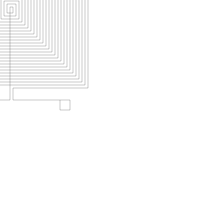

Recreate this plot in Python.
import drawsvg as draw
from numpy import array

class CoilMaker:

    def GenerateCoil(name):
        d = draw.Drawing(200, 200, origin='center', display = False)
        p = draw.Path(stroke_width = 0.202, stroke = 'black', fill_opacity = "0")
        coil_circuit = CoilMaker()
        coil_circuit.makeCoil(p)
        d.append(p)
        d.save_svg(name + ".svg")

    def makeCoil(self, path):
        '''
        scale limit : 9cm * 9cm (360 * 360)
        '''
        path.M(-110, 0)
        path.L(-110, 10)
        path.L(-120, 10)
        path.L(-120, 0)
        path.L(-90, 0)
        self.stitchCoil(path, 25, [-90, -90], [6, 6], [3, 3], 2)
        path.L(-87, 0)
        path.L(-30, 0)
        path.L(-30, 10)
        path.L(-40, 10)
        path.L(-40, 00)


    def stitchCoil(self, path, n_turns, centers, din, spacing, direction):
        '''
        direction: 1 for left, 2 for up, 3 for right, 4 for down
        '''
        next_top_left_corner = array([centers[0] - din[0]/2, centers[1] - din[1]/2])
        next_bot_right_corner = array([centers[0] + din[0]/2, centers[1] + din[1]/2])
        path.L(centers[0], centers[1])

        if direction == 1:
            path.L(next_top_left_corner[0], centers[1])
            for turn in range(0, n_turns + 1):
                path.L(next_top_left_corner[0], next_top_left_corner[1])
                path.L(next_bot_right_corner[0], next_top_left_corner[1])
                if turn == n_turns:
                    path.L(next_bot_right_corner[0], centers[1] - spacing[1])
                else:
                    path.L(next_bot_right_corner[0], next_bot_right_corner[1])
                    path.L(next_top_left_corner[0] - spacing[0], next_bot_right_corner[1])
                next_top_left_corner -= spacing
                next_bot_right_corner += spacing
        elif direction == 2:
            path.L(centers[0], next_top_left_corner[1])
            for turn in range(0, n_turns + 1):
                path.L(next_bot_right_corner[0], next_top_left_corner[1])
                path.L(next_bot_right_corner[0], next_bot_right_corner[1])
                if turn == n_turns:
                    path.L(centers[0] + spacing[0], next_bot_right_corner[1])
                else:
                    path.L(next_top_left_corner[0], next_bot_right_corner[1])
                    path.L(next_top_left_corner[0], next_top_left_corner[1] - spacing[1])
                next_top_left_corner -= spacing
                next_bot_right_corner += spacing
        elif direction == 3:
            path.L(next_bot_right_corner[0], centers[1])
            for turn in range(0, n_turns + 1):
                path.L(next_bot_right_corner[0], next_bot_right_corner[1])
                path.L(next_top_left_corner[0], next_bot_right_corner[1])
                if turn == n_turns:
                    path.L(next_top_left_corner[0], centers[1] + spacing[1])
                else:
                    path.L(next_top_left_corner[0], next_top_left_corner[1])
                    path.L(next_bot_right_corner[0] + spacing[0], next_top_left_corner[1])
                next_top_left_corner -= spacing
                next_bot_right_corner += spacing
        else:
            path.L(centers[0], next_bot_right_corner[1])
            for turn in range(0, n_turns + 1):
                path.L(next_top_left_corner[0], next_bot_right_corner[1])
                path.L(next_top_left_corner[0], next_top_left_corner[1])
                if turn == n_turns:
                    path.L(centers[0] - spacing[0], next_top_left_corner[1])
                else:
                    path.L(next_bot_right_corner[0], next_top_left_corner[1])
                    path.L(next_bot_right_corner[0], next_bot_right_corner[1] + spacing[1])
                next_top_left_corner -= spacing
                next_bot_right_corner += spacing

if __name__=="__main__":
    CoilMaker.GenerateCoil("coil_dis3_25")
